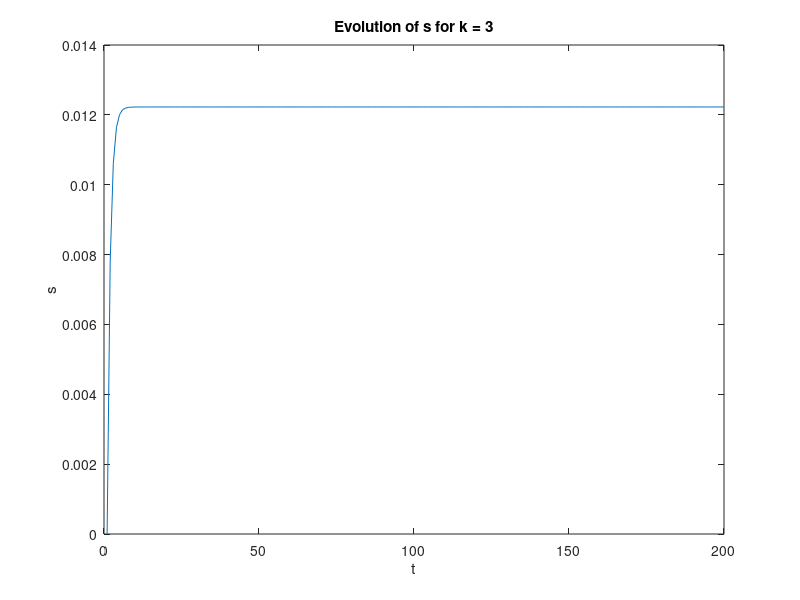

MATLAB code to generate this figure: (Note: this script raises an error after producing the figure.)
%%
% magnetism
% --------------------------------------------------------------------------

k = 3;
N = 1e3;
s=zeros(1,N+1);
% stable core s(t) frac of spins tat do not deped on the initial condition
for t=1:N
for p = 0:k,
    s(t+1) = s(t+1) + (factorial(k)/(factorial(k-p)*factorial(p)))*((s(t))^(k-p))*(((1-s(t))^(p))*(2^(1-2^p)));
end
end
figure;
plot(s(1:200));
xlabel('t'); ylabel('s'); title(['Evolution of s for k = ', num2str(k)]);
figure;
histogram(s)
